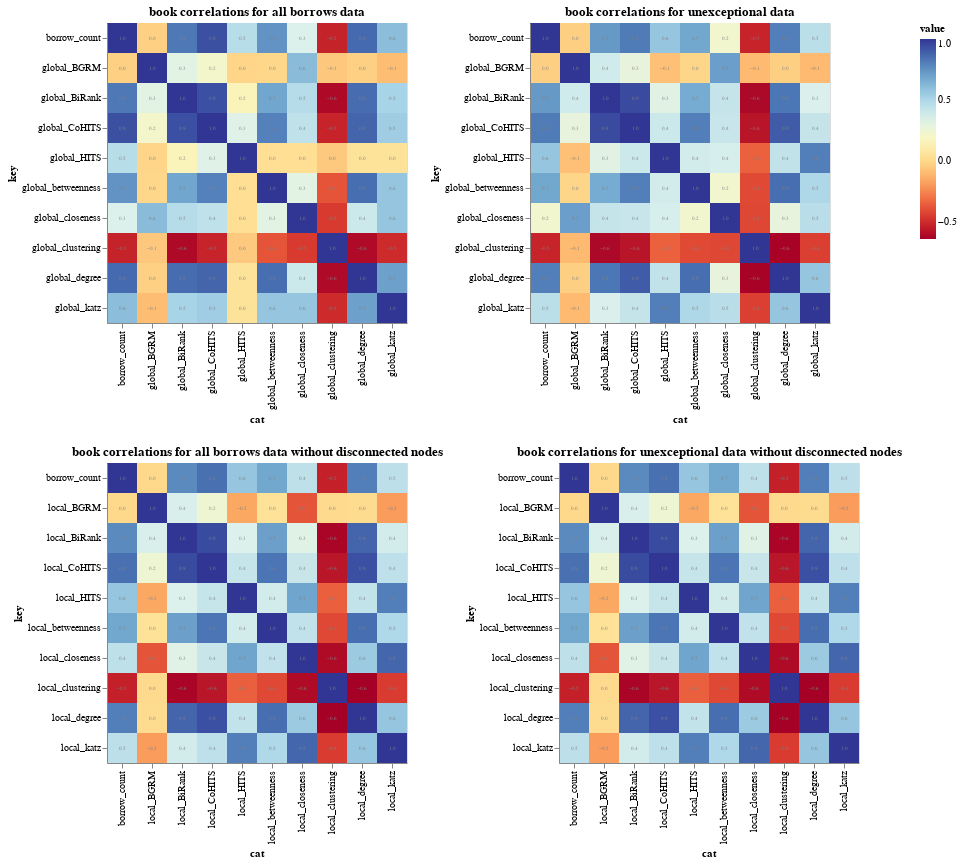

The code cell stored with this chart in its notebook:
### Code cell
global_books_borrows = all_borrows_books[all_borrows_books.columns[~all_borrows_books.columns.isin(
    local_cols)]]
unexceptional_global_books_borrows = unexceptional_borrows_books[
    unexceptional_borrows_books.columns[~unexceptional_borrows_books.columns.isin(local_cols)]]

all_borrows_corr_books_chart = generate_corr_chart(
    global_books_borrows, 'book correlations for all borrows data')
unexceptional_corr_books_chart = generate_corr_chart(
    unexceptional_global_books_borrows, 'book correlations for unexceptional data')

local_books_borrows = all_borrows_books[(
    all_borrows_books.columns[~all_borrows_books.columns.isin(global_cols)])]
unexceptional_local_books_borrows = local_books_borrows = unexceptional_borrows_books[(
    unexceptional_borrows_books.columns[~unexceptional_borrows_books.columns.isin(global_cols)])]

all_borrows_corr_books_chart_subset = generate_corr_chart(
    local_books_borrows.loc[local_books_borrows.component == 0], 'book correlations for all borrows data without disconnected nodes')
unexceptional_corr_books_chart_subset = generate_corr_chart(
    unexceptional_local_books_borrows.loc[unexceptional_local_books_borrows.component == 0], 'book correlations for unexceptional data without disconnected nodes')

alt.vconcat(alt.hconcat(*[all_borrows_corr_books_chart, unexceptional_corr_books_chart]), alt.hconcat(*[all_borrows_corr_books_chart_subset, unexceptional_corr_books_chart_subset]))

### Figure 1 — Vega-Lite specification as saved in the notebook (floating-point values rounded to 4 significant figures)
{"config": {"view": {"continuousWidth": 400, "continuousHeight": 300}}, "vconcat": [{"hconcat": [{"layer": [{"mark": "rect", "encoding": {"color": {"type": "quantitative", "field": "value", "scale": {"scheme": "redyellowblue"}}, "x": {"type": "nominal", "field": "cat"}, "y": {"type": "nominal", "field": "key"}}, "height": 300, "title": "book correlations for all borrows data", "transform": [{"fold": ["global_degree", "global_clustering", "global_closeness", "global_betweenness", "global_katz", "global_HITS", "global_CoHITS", "global_BiRank", "global_BGRM", "borrow_count"]}], "width": 300}, {"mark": {"type": "text", "color": "grey", "size": 5}, "encoding": {"text": {"type": "quantitative", "field": "value", "format": "0.1f"}, "x": {"type": "nominal", "field": "cat"}, "y": {"type": "nominal", "field": "key"}}, "height": 300, "title": "book correlations for all borrows data", "transform": [{"fold": ["global_degree", "global_clustering", "global_closeness", "global_betweenness", "global_katz", "global_HITS", "global_CoHITS", "global_BiRank", "global_BGRM", "borrow_count"]}], "width": 300}], "data": {"name": "data-4fd5f3f1a5f4978d9899c06008b72457"}}, {"layer": [{"mark": "rect", "encoding": {"color": {"type": "quantitative", "field": "value", "scale": {"scheme": "redyellowblue"}}, "x": {"type": "nominal", "field": "cat"}, "y": {"type": "nominal", "field": "key"}}, "height": 300, "title": "book correlations for unexceptional data", "transform": [{"fold": ["global_degree", "global_clustering", "global_closeness", "global_betweenness", "global_katz", "global_HITS", "global_CoHITS", "global_BiRank", "global_BGRM", "borrow_count"]}], "width": 300}, {"mark": {"type": "text", "color": "grey", "size": 5}, "encoding": {"text": {"type": "quantitative", "field": "value", "format": "0.1f"}, "x": {"type": "nominal", "field": "cat"}, "y": {"type": "nominal", "field": "key"}}, "height": 300, "title": "book correlations for unexceptional data", "transform": [{"fold": ["global_degree", "global_clustering", "global_closeness", "global_betweenness", "global_katz", "global_HITS", "global_CoHITS", "global_BiRank", "global_BGRM", "borrow_count"]}], "width": 300}], "data": {"name": "data-71efac4dc10bac8b0cfaae52c789d290"}}]}, {"hconcat": [{"layer": [{"mark": "rect", "encoding": {"color": {"type": "quantitative", "field": "value", "scale": {"scheme": "redyellowblue"}}, "x": {"type": "nominal", "field": "cat"}, "y": {"type": "nominal", "field": "key"}}, "height": 300, "title": "book correlations for all borrows data without disconnected nodes", "transform": [{"fold": ["local_degree", "local_clustering", "local_closeness", "local_betweenness", "local_katz", "local_HITS", "local_CoHITS", "local_BiRank", "local_BGRM", "borrow_count"]}], "width": 300}, {"mark": {"type": "text", "color": "grey", "size": 5}, "encoding": {"text": {"type": "quantitative", "field": "value", "format": "0.1f"}, "x": {"type": "nominal", "field": "cat"}, "y": {"type": "nominal", "field": "key"}}, "height": 300, "title": "book correlations for all borrows data without disconnected nodes", "transform": [{"fold": ["local_degree", "local_clustering", "local_closeness", "local_betweenness", "local_katz", "local_HITS", "local_CoHITS", "local_BiRank", "local_BGRM", "borrow_count"]}], "width": 300}], "data": {"name": "data-1a2ab52c8e57209d59cf9f58ae7b5408"}}, {"layer": [{"mark": "rect", "encoding": {"color": {"type": "quantitative", "field": "value", "scale": {"scheme": "redyellowblue"}}, "x": {"type": "nominal", "field": "cat"}, "y": {"type": "nominal", "field": "key"}}, "height": 300, "title": "book correlations for unexceptional data without disconnected nodes", "transform": [{"fold": ["local_degree", "local_clustering", "local_closeness", "local_betweenness", "local_katz", "local_HITS", "local_CoHITS", "local_BiRank", "local_BGRM", "borrow_count"]}], "width": 300}, {"mark": {"type": "text", "color": "grey", "size": 5}, "encoding": {"text": {"type": "quantitative", "field": "value", "format": "0.1f"}, "x": {"type": "nominal", "field": "cat"}, "y": {"type": "nominal", "field": "key"}}, "height": 300, "title": "book correlations for unexceptional data without disconnected nodes", "transform": [{"fold": ["local_degree", "local_clustering", "local_closeness", "local_betweenness", "local_katz", "local_HITS", "local_CoHITS", "local_BiRank", "local_BGRM", "borrow_count"]}], "width": 300}], "data": {"name": "data-1a2ab52c8e57209d59cf9f58ae7b5408"}}]}], "$schema": "https://vega.github.io/schema/vega-lite/v4.8.1.json", "datasets": {"data-4fd5f3f1a5f4978d9899c06008b72457": [{"global_degree": 1.0, "global_clustering": -0.6039, "global_closeness": 0.4012, "global_betweenness": 0.8531, "global_katz": 0.7039, "global_HITS": 0.04963, "global_CoHITS": 0.8778, "global_BiRank": 0.8565, "global_BGRM": -0.02633, "borrow_count": 0.8624, "cat": "global_degree"}, {"global_degree": -0.6039, "global_clustering": 1.0, "global_closeness": -0.4511, "global_betweenness": -0.3799, "global_katz": -0.4996, "global_HITS": -0.04865, "global_CoHITS": -0.5232, "global_BiRank": -0.6052, "global_BGRM": -0.05221, "borrow_count": -0.524, "cat": "global_clustering"}, {"global_degree": 0.4012, "global_clustering": -0.4511, "global_closeness": 1.0, "global_betweenness": 0.3091, "global_katz": 0.5712, "global_HITS": 0.02964, "global_CoHITS": 0.4437, "global_BiRank": 0.4727, "global_BGRM": 0.6087, "borrow_count": 0.346, "cat": "global_closeness"}, {"global_degree": 0.8531, "global_clustering": -0.3799, "global_closeness": 0.3091, "global_betweenness": 1.0, "global_katz": 0.5726, "global_HITS": 0.02885, "global_CoHITS": 0.7969, "global_BiRank": 0.6869, "global_BGRM": -0.001464, "borrow_count": 0.7438, "cat": "global_betweenness"}, {"global_degree": 0.7039, "global_clustering": -0.4996, "global_closeness": 0.5712, "global_betweenness": 0.5726, "global_katz": 1.0, "global_HITS": 0.04752, "global_CoHITS": 0.5434, "global_BiRank": 0.5169, "global_BGRM": -0.08589, "borrow_count": 0.6027, "cat": "global_katz"}, {"global_degree": 0.04963, "global_clustering": -0.04865, "global_closeness": 0.02964, "global_betweenness": 0.02885, "global_katz": 0.04752, "global_HITS": 1.0, "global_CoHITS": 0.3254, "global_BiRank": 0.158, "global_BGRM": -0.0083, "borrow_count": 0.4679, "cat": "global_HITS"}, {"global_degree": 0.8778, "global_clustering": -0.5232, "global_closeness": 0.4437, "global_betweenness": 0.7969, "global_katz": 0.5434, "global_HITS": 0.3254, "global_CoHITS": 1.0, "global_BiRank": 0.9317, "global_BGRM": 0.2197, "borrow_count": 0.9301, "cat": "global_CoHITS"}, {"global_degree": 0.8565, "global_clustering": -0.6052, "global_closeness": 0.4727, "global_betweenness": 0.6869, "global_katz": 0.5169, "global_HITS": 0.158, "global_CoHITS": 0.9317, "global_BiRank": 1.0, "global_BGRM": 0.3116, "borrow_count": 0.8223, "cat": "global_BiRank"}, {"global_degree": -0.02633, "global_clustering": -0.05221, "global_closeness": 0.6087, "global_betweenness": -0.001464, "global_katz": -0.08589, "global_HITS": -0.0083, "global_CoHITS": 0.2197, "global_BiRank": 0.3116, "global_BGRM": 1.0, "borrow_count": -0.02628, "cat": "global_BGRM"}, {"global_degree": 0.8624, "global_clustering": -0.524, "global_closeness": 0.346, "global_betweenness": 0.7438, "global_katz": 0.6027, "global_HITS": 0.4679, "global_CoHITS": 0.9301, "global_BiRank": 0.8223, "global_BGRM": -0.02628, "borrow_count": 1.0, "cat": "borrow_count"}], "data-71efac4dc10bac8b0cfaae52c789d290": [{"global_degree": 1.0, "global_clustering": -0.6262, "global_closeness": 0.2877, "global_betweenness": 0.8528, "global_katz": 0.5718, "global_HITS": 0.4337, "global_CoHITS": 0.8997, "global_BiRank": 0.8273, "global_BGRM": -0.0298, "borrow_count": 0.8075, "cat": "global_degree"}, {"global_degree": -0.6262, "global_clustering": 1.0, "global_closeness": -0.4173, "global_betweenness": -0.4077, "global_katz": -0.4383, "global_HITS": -0.3439, "global_CoHITS": -0.5683, "global_BiRank": -0.6116, "global_BGRM": -0.1005, "borrow_count": -0.5227, "cat": "global_clustering"}, {"global_degree": 0.2877, "global_clustering": -0.4173, "global_closeness": 1.0, "global_betweenness": 0.2317, "global_katz": 0.4606, "global_HITS": 0.3654, "global_CoHITS": 0.4166, "global_BiRank": 0.4221, "global_BGRM": 0.71, "borrow_count": 0.2304, "cat": "global_closeness"}, {"global_degree": 0.8528, "global_clustering": -0.4077, "global_closeness": 0.2317, "global_betweenness": 1.0, "global_katz": 0.4972, "global_HITS": 0.3793, "global_CoHITS": 0.8069, "global_BiRank": 0.6691, "global_BGRM": -0.006413, "borrow_count": 0.6824, "cat": "global_betweenness"}, {"global_degree": 0.5718, "global_clustering": -0.4383, "global_closeness": 0.4606, "global_betweenness": 0.4972, "global_katz": 1.0, "global_HITS": 0.8071, "global_CoHITS": 0.4242, "global_BiRank": 0.3496, "global_BGRM": -0.1003, "borrow_count": 0.4541, "cat": "global_katz"}, {"global_degree": 0.4337, "global_clustering": -0.3439, "global_closeness": 0.3654, "global_betweenness": 0.3793, "global_katz": 0.8071, "global_HITS": 1.0, "global_CoHITS": 0.4018, "global_BiRank": 0.3178, "global_BGRM": -0.08059, "borrow_count": 0.572, "cat": "global_HITS"}, {"global_degree": 0.8997, "global_clustering": -0.5683, "global_closeness": 0.4166, "global_betweenness": 0.8069, "global_katz": 0.4242, "global_HITS": 0.4018, "global_CoHITS": 1.0, "global_BiRank": 0.9463, "global_BGRM": 0.2877, "borrow_count": 0.8163, "cat": "global_CoHITS"}, {"global_degree": 0.8273, "global_clustering": -0.6116, "global_closeness": 0.4221, "global_betweenness": 0.6691, "global_katz": 0.3496, "global_HITS": 0.3178, "global_CoHITS": 0.9463, "global_BiRank": 1.0, "global_BGRM": 0.384, "borrow_count": 0.7276, "cat": "global_BiRank"}, {"global_degree": -0.0298, "global_clustering": -0.1005, "global_closeness": 0.71, "global_betweenness": -0.006413, "global_katz": -0.1003, "global_HITS": -0.08059, "global_CoHITS": 0.2877, "global_BiRank": 0.384, "global_BGRM": 1.0, "borrow_count": -0.02888, "cat": "global_BGRM"}, {"global_degree": 0.8075, "global_clustering": -0.5227, "global_closeness": 0.2304, "global_betweenness": 0.6824, "global_katz": 0.4541, "global_HITS": 0.572, "global_CoHITS": 0.8163, "global_BiRank": 0.7276, "global_BGRM": -0.02888, "borrow_count": 1.0, "cat": "borrow_count"}], "data-1a2ab52c8e57209d59cf9f58ae7b5408": [{"local_degree": 1.0, "local_clustering": -0.6372, "local_closeness": 0.5552, "local_betweenness": 0.8528, "local_katz": 0.5711, "local_HITS": 0.4329, "local_CoHITS": 0.9322, "local_BiRank": 0.8783, "local_BGRM": 0.01518, "borrow_count": 0.8073, "cat": "local_degree"}, {"local_degree": -0.6372, "local_clustering": 1.0, "local_closeness": -0.6016, "local_betweenness": -0.4145, "local_katz": -0.4478, "local_HITS": -0.3512, "local_CoHITS": -0.5667, "local_BiRank": -0.6194, "local_BGRM": 0.009124, "borrow_count": -0.5323, "cat": "local_clustering"}, {"local_degree": 0.5552, "local_clustering": -0.6016, "local_closeness": 1.0, "local_betweenness": 0.4353, "local_katz": 0.8724, "local_HITS": 0.6904, "local_CoHITS": 0.4115, "local_BiRank": 0.3231, "local_BGRM": -0.3804, "borrow_count": 0.4479, "cat": "local_closeness"}, {"local_degree": 0.8528, "local_clustering": -0.4145, "local_closeness": 0.4353, "local_betweenness": 1.0, "local_katz": 0.4969, "local_HITS": 0.3789, "local_CoHITS": 0.8332, "local_BiRank": 0.7074, "local_BGRM": 0.04537, "borrow_count": 0.6823, "cat": "local_betweenness"}, {"local_degree": 0.5711, "local_clustering": -0.4478, "local_closeness": 0.8724, "local_betweenness": 0.4969, "local_katz": 1.0, "local_HITS": 0.8069, "local_CoHITS": 0.4457, "local_BiRank": 0.3802, "local_BGRM": -0.1875, "borrow_count": 0.4534, "cat": "local_katz"}, {"local_degree": 0.4329, "local_clustering": -0.3512, "local_closeness": 0.6904, "local_betweenness": 0.3789, "local_katz": 0.8069, "local_HITS": 1.0, "local_CoHITS": 0.4199, "local_BiRank": 0.3435, "local_BGRM": -0.1551, "borrow_count": 0.5716, "cat": "local_HITS"}, {"local_degree": 0.9322, "local_clustering": -0.5667, "local_closeness": 0.4115, "local_betweenness": 0.8332, "local_katz": 0.4457, "local_HITS": 0.4199, "local_CoHITS": 1.0, "local_BiRank": 0.9452, "local_BGRM": 0.2478, "borrow_count": 0.8453, "cat": "local_CoHITS"}, {"local_degree": 0.8783, "local_clustering": -0.6194, "local_closeness": 0.3231, "local_betweenness": 0.7074, "local_katz": 0.3802, "local_HITS": 0.3435, "local_CoHITS": 0.9452, "local_BiRank": 1.0, "local_BGRM": 0.3594, "borrow_count": 0.772, "cat": "local_BiRank"}, {"local_degree": 0.01518, "local_clustering": 0.009124, "local_closeness": -0.3804, "local_betweenness": 0.04537, "local_katz": -0.1875, "local_HITS": -0.1551, "local_CoHITS": 0.2478, "local_BiRank": 0.3594, "local_BGRM": 1.0, "borrow_count": 0.003856, "cat": "local_BGRM"}, {"local_degree": 0.8073, "local_clustering": -0.5323, "local_closeness": 0.4479, "local_betweenness": 0.6823, "local_katz": 0.4534, "local_HITS": 0.5716, "local_CoHITS": 0.8453, "local_BiRank": 0.772, "local_BGRM": 0.003856, "borrow_count": 1.0, "cat": "borrow_count"}]}}
